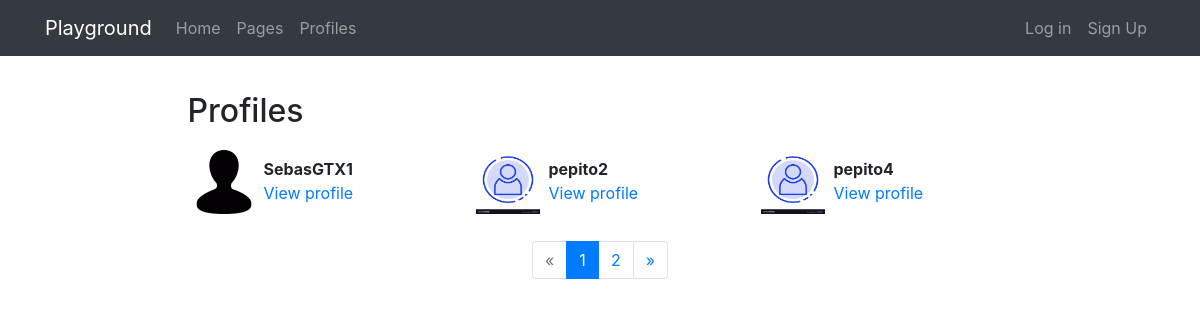
/profiles/, run on the app's committed database.
### registration/models.py (models this page shows)
class Profile(models.Model):
    user = models.OneToOneField(User, on_delete=models.CASCADE)
    avatar = models.ImageField(upload_to=custom_upload_to, null=True, blank=True)
    bio = models.TextField(null=True, blank=True)
    link = models.URLField(max_length=200, null=True, blank=True)
    class Meta:
        ordering = ['user__username']

### Profiles/views.py (the view)
# urls.py: path('', ProfileListView.as_view(), name='list'),
class ProfileListView(ListView):
    model = Profile
    template_name = 'profiles/profile_list.html'
    paginate_by = 3

### Profiles/templates/profiles/profile_list.html (shortened to what this page needs)
{% extends 'core/base.html' %}
{% load static %}
{% block content %}
<main role="main">
  <div class="container">
    <div class="row mt-3">
      <div class="col-md-9 mx-auto mb-5">
        <h2>Profiles</h2>
        <div class="row">
          {% for profile in profile_list %}
            <div class="col-md-4 mt-2 mb-3 ">
              <div class="row p-1">
                <div class="col-md-12">
                  {% if profile.avatar %}
                    <img src="{{profile.avatar.url}}" class="img-fluid profile-avatar">
                  {% else %}
                    <img src="{% static 'registration/img/no-avatar.jpg' %}" class="img-fluid profile-avatar">
                  {% endif %}
                  <p class="profile-data">
                    <b>{{profile.user|truncatechars:"16"}}</b><br>
                    <a href="{% url 'profiles:detail' profile.user %}">View profile</a>
                  </p>
                </div>
              </div>
            </div>
          {% endfor %}
        </div>
        {% if is_paginated %}
        <nav aria-label="Page navigation">
          <ul class="pagination justify-content-center">
            {% if page_obj.has_previous %}
              <li class="page-item ">
                <a class="page-link" href="?page={{ page_obj.previous_page_number }}">&laquo;</a>
              </li>
            {% else %}
              <li class="page-item disabled">
                <a class="page-link" href="#" tabindex="-1">&laquo;</a>
              </li>
            {% endif %}
            {% for i in paginator.page_range %}
              <li class="page-item {% if page_obj.number == i %}active{% endif %}">
                <a class="page-link" href="?page={{ i }}">{{ i }}</a>
              </li>
            {% endfor %}
            {% if page_obj.has_next %}
              <li class="page-item ">
                <a class="page-link" href="?page={{ page_obj.next_page_number }}">&raquo;</a>
              </li>
            {% else %}
              <li class="page-item disabled">
                <a class="page-link" href="#" tabindex="-1">&raquo;</a>
              </li>
            {% endif %}
          </ul>
        </nav>
        {% endif %}
      </div>
    </div>
  </div>
</main>
{% endblock %}

### core/static/core/css/main.css (style rules this page uses)
main { padding-top: 20px; }
:root { --jumbotron-padding-y: 3rem; }

### Profiles/templates/profiles/profile_list.html (style rules this page uses)
.profile-avatar { float:left;width:4rem;height:4rem }
.profile-data { padding-left:4.5rem;padding-top:.4rem; }

### data on the page
Profile: avatar (picture), user "SebasGTX1"
Profile: avatar (picture), user "pepito2"
Profile: avatar (picture), user "pepito4"

### other printed values
{{ i }} "1" "2"
